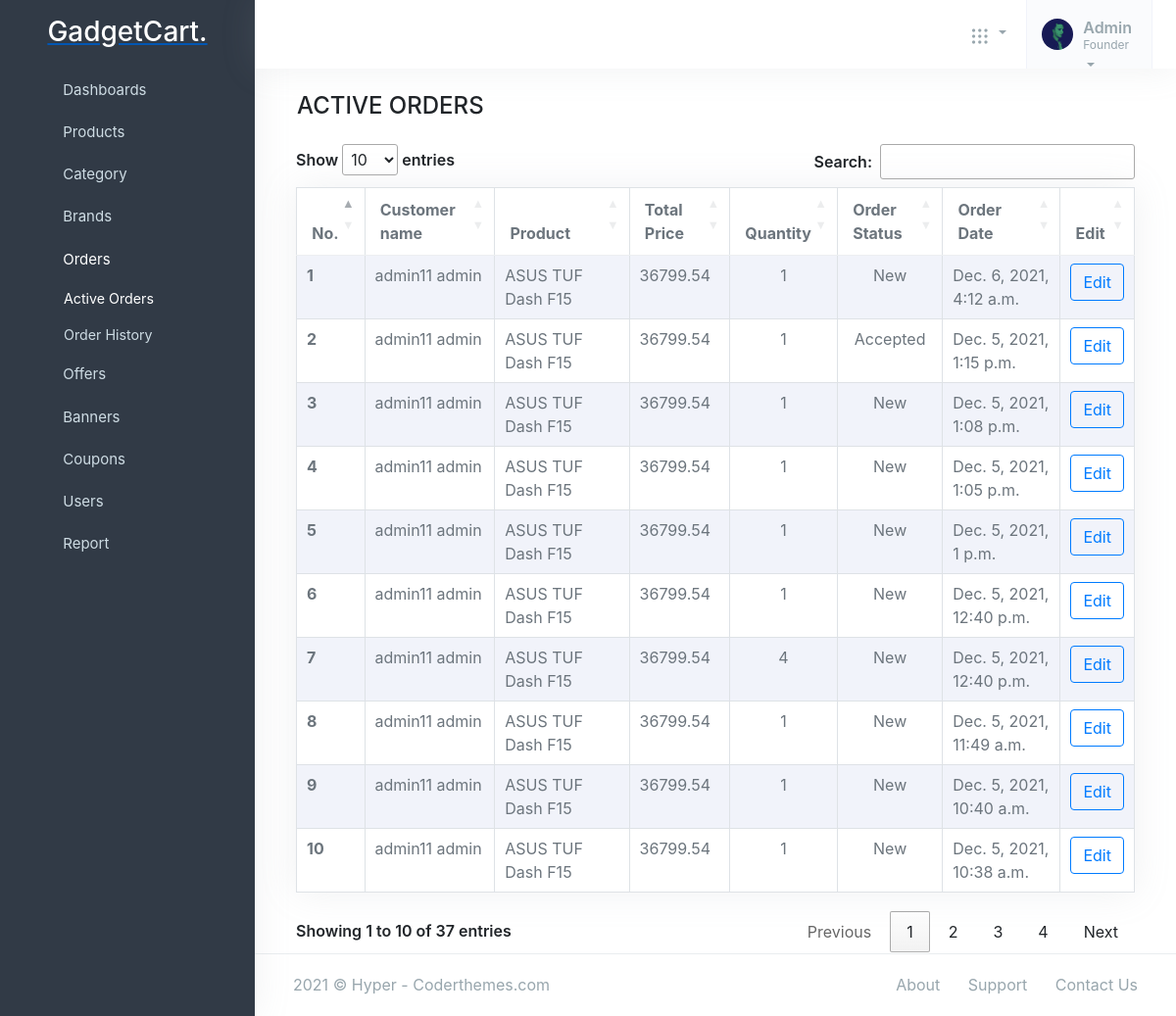
/adminpanel/active_orders/, run on the app's committed database.
### orders/models.py (models this page shows, shortened)
class OrderProduct(models.Model):
    order = models.ForeignKey(Order, on_delete=models.CASCADE)
    payment = models.ForeignKey(Payment, on_delete=models.SET_NULL, blank=True, null=True)
    user = models.ForeignKey(Account, on_delete=models.CASCADE)
    product = models.ForeignKey(Product, on_delete=models.CASCADE)
    variations = models.ManyToManyField(Variation, blank=True)
    quantity = models.IntegerField()
    product_price = models.FloatField()
    ordered = models.BooleanField(default=False)
    discount = models.FloatField(default=0)
    created_at = models.DateTimeField(auto_now_add=True)
    updated_at = models.DateTimeField(auto_now=True)
    status = models.CharField(max_length=10, choices=STATUS1, default='New')

### accounts/models.py (models this page shows, shortened)
class Account(AbstractBaseUser,PermissionsMixin):
    first_name = models.CharField(max_length=50)
    last_name = models.CharField(max_length=50)
    username = models.CharField(max_length=50, unique=True)
    email = models.CharField(max_length=50, unique=True)
    phone_number = models.CharField(max_length=50, unique=True)
    date_joined = models.DateTimeField(auto_now_add=True)
    last_login = models.DateTimeField(auto_now_add=True)
    is_admin = models.BooleanField(default=False)
    is_staff = models.BooleanField(default=False)
    is_active = models.BooleanField(default=True)
    is_superadmin = models.BooleanField(default=False)
    is_verified = models.BooleanField(default=False)
    USERNAME_FIELD = 'email'
    REQUIRED_FIELDS = ['username', 'first_name', 'last_name']
    objects = MyAccountManager()
    def full_name(self):
        return f'{self.first_name} {self.last_name}'

### store/models.py (models this page shows, shortened)
class Product(models.Model):
    product_name  = models.CharField(max_length=200, unique=True)
    slug          = models.SlugField(max_length=200, unique=True)
    description   = models.TextField(max_length=500, blank=True)
    price         = models.IntegerField()
    image1        = models.ImageField(upload_to='photos/products')
    image2        = models.ImageField(upload_to='photos/products')
    image3        = models.ImageField(upload_to='photos/products')
    stock         = models.IntegerField()
    is_available  = models.BooleanField(default=True)
    brand         = models.ForeignKey(Brand, on_delete=models.CASCADE)
    category      = models.ForeignKey(Category, on_delete=models.CASCADE)
    created_date  = models.DateTimeField(auto_now_add=True)
    modified_date = models.DateTimeField(auto_now=True)
    def __str__(self):
        return self.product_name
    def get_price(self):
        try:
            if self.productoffer.is_active:
                print('--------product----------')
                offer_price = (self.price / 100) * self.productoffer.discount_offer
                price = self.price - offer_price
                return {'price': price, 'discount': self.productoffer.discount_offer}
            raise
        except:
            try:
                if self.category.categoryoffer.is_active:
                    print('------category--------')
                    offer_price = (self.price / 100) * self.category.categoryoffer.discount_offer
                    price = self.price - offer_price
                    return {'price': price, 'discount': self.category.categoryoffer.discount_offer}
                raise
            except:
                try:
                    if self.brand.brandoffer.is_active:
                        print('------brand-------')
                        offer_price = (self.price / 100) * self.brand.brandoffer.discount_offer
                        price = self.price - offer_price
                        return {'price': price, 'discount': self.brand.brandoffer.discount_offer}
                    raise
                except:
                    print('----else----')
                return {'price': self.price}

### category/models.py (models this page shows, shortened)
class Category(models.Model):
    category_name = models.CharField(max_length = 50, unique = True)
    slug = models.SlugField(max_length = 100, unique = True)
    description = models.TextField(max_length = 255, blank = True)
    cat_image = models.ImageField(upload_to = 'photots/categories', blank = True)
    class Meta:
        verbose_name = 'category'
        verbose_name_plural = 'categories'

### offer/models.py (models this page shows, shortened)
class CategoryOffer(models.Model):
    category = models.OneToOneField(Category, on_delete=CASCADE, null=True, blank=True)
    discount_offer = models.PositiveBigIntegerField(help_text='Offer in percentage')
    is_active = models.BooleanField(default=True)

### adminpanel/views.py (the view)
# urls.py: path('active_orders/', views.active_orders, name='active_orders'),
def active_orders(request):
    exclude_list = ['Delivered', 'Canceled']
    active_orders = OrderProduct.objects.all().exclude(status__in=exclude_list).order_by('-id')
    status = STATUS1
    context = {
        'active_orders' : active_orders,
        'status' : status
    }
    return render(request, 'adminpanel/active_orders.html', context)

### brand/context_processors.py (called while the page is built)
def menulinks(request):
    links = Brand.objects.all()
    return dict(link=links)

### carts/context_processors.py (called while the page is built, shortened)
def counter(request):
    cart_count = 0
    if 'admin' in request.path:
        return {}
    return dict(cart_count=cart_count)

### category/context_processors.py (called while the page is built)
def menu_links(request):
    links = Category.objects.all()
    return dict(links=links)

### templates/adminpanel/active_orders.html (shortened to what this page needs)
{% extends 'adminpanel/base.html' %}
{% load static %}
{% block content %}
<div class="container">
    <h4 class="ml-3 mt-4 mb-4">ACTIVE ORDERS</h4>
    <div class="col-12" id="tables">
        <table class="table table-striped table-bordered table-hover bg-white bg-body shadow" id="myTable">
            <thead>
                <tr>
                    <th>No.</th>
                    <th>Customer name</th>
                    <th>Product</th>
                    <th>Total Price</th>
                    <th>Quantity</th>
                    <th>Order Status</th>
                    <th>Order Date</th>
                    <th>Edit</th>
                </tr>
            </thead>
            <tbody>
                {% for order in active_orders %}
                <tr>
                    <th scope="row"> {{forloop.counter}} </th>
                    <td>{{order.user.full_name}}</td>
                    <td>{{order.product}}</td>
                    <td>
                        {{ order.product.get_price.price }}
                    </td>
                    <td>
                        <center>{{order.quantity}}</center>
                    </td>
                    <td>
                        <center>
                            {{order.status}}
                        </center>
                    </td>
                    <td>
                        {{order.updated_at}}
                    </td>
                    <td>
                        <a href="{% url 'active_orders_edit' order.id %}" class="btn btn-outline-primary">Edit</a>
                    </td>
                </tr>
                {% endfor %}
            </tbody>
        </table>
    </div>
</div>
<footer class="footer">
    <div class="container-fluid">
        <div class="row">
            <div class="col-md-6">
                <script>document.write(new Date().getFullYear())</script> © Hyper - Coderthemes.com
            </div>
            <div class="col-md-6">
                <div class="text-md-end footer-links d-none d-md-block">
                    <a href="javascript: void(0);">About</a>
                    <a href="javascript: void(0);">Support</a>
                    <a href="javascript: void(0);">Contact Us</a>
                </div>
            </div>
        </div>
    </div>
</footer>
{% endblock %}

### data on the page
OrderProduct: user.full_name "admin11 admin", product "ASUS TUF Dash F15", product.get_price.price "36799.54", quantity "1", status "New", updated_at "Dec. 6, 2021, 4:12 a.m."
OrderProduct: user.full_name "admin11 admin", product "ASUS TUF Dash F15", product.get_price.price "36799.54", quantity "1", status "Accepted", updated_at "Dec. 5, 2021, 1:15 p.m."
OrderProduct: user.full_name "admin11 admin", product "ASUS TUF Dash F15", product.get_price.price "36799.54", quantity "1", status "New", updated_at "Dec. 5, 2021, 1:08 p.m."
OrderProduct: user.full_name "admin11 admin", product "ASUS TUF Dash F15", product.get_price.price "36799.54", quantity "1", status "New", updated_at "Dec. 5, 2021, 1:05 p.m."
OrderProduct: user.full_name "admin11 admin", product "ASUS TUF Dash F15", product.get_price.price "36799.54", quantity "1", status "New", updated_at "Dec. 5, 2021, 1 p.m."
OrderProduct: user.full_name "admin11 admin", product "ASUS TUF Dash F15", product.get_price.price "36799.54", quantity "1", status "New", updated_at "Dec. 5, 2021, 12:40 p.m."
OrderProduct: user.full_name "admin11 admin", product "ASUS TUF Dash F15", product.get_price.price "36799.54", quantity "4", status "New", updated_at "Dec. 5, 2021, 12:40 p.m."
OrderProduct: user.full_name "admin11 admin", product "ASUS TUF Dash F15", product.get_price.price "36799.54", quantity "1", status "New", updated_at "Dec. 5, 2021, 11:49 a.m."
OrderProduct: user.full_name "admin11 admin", product "ASUS TUF Dash F15", product.get_price.price "36799.54", quantity "1", status "New", updated_at "Dec. 5, 2021, 10:40 a.m."
OrderProduct: user.full_name "admin11 admin", product "ASUS TUF Dash F15", product.get_price.price "36799.54", quantity "1", status "New", updated_at "Dec. 5, 2021, 10:38 a.m."
